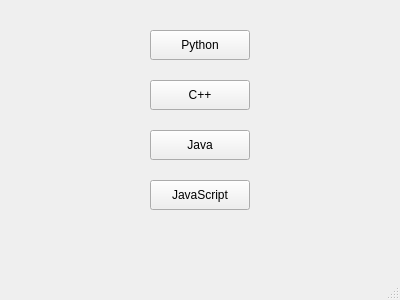
<?xml version="1.0" encoding="UTF-8"?>
<ui version="4.0">
 <class>AdminCourses</class>
 <widget class="QMainWindow" name="AdminCourses">
  <property name="geometry">
   <rect><x>0</x><y>0</y><width>400</width><height>300</height></rect>
  </property>
  <property name="windowTitle">
   <string>Admin - Courses</string>
  </property>
  <widget class="QWidget" name="centralwidget">
   <widget class="QPushButton" name="btn_python">
    <property name="geometry"><rect><x>150</x><y>30</y><width>100</width><height>30</height></rect></property>
    <property name="text"><string>Python</string></property>
   </widget>
   <widget class="QPushButton" name="btn_cpp">
    <property name="geometry"><rect><x>150</x><y>80</y><width>100</width><height>30</height></rect></property>
    <property name="text"><string>C++</string></property>
   </widget>
   <widget class="QPushButton" name="btn_java">
    <property name="geometry"><rect><x>150</x><y>130</y><width>100</width><height>30</height></rect></property>
    <property name="text"><string>Java</string></property>
   </widget>
   <widget class="QPushButton" name="btn_js">
    <property name="geometry"><rect><x>150</x><y>180</y><width>100</width><height>30</height></rect></property>
    <property name="text"><string>JavaScript</string></property>
   </widget>
  </widget>
  <widget class="QMenuBar" name="menubar"/>
  <widget class="QStatusBar" name="statusbar"/>
 </widget>
 <resources/>
 <connections/>
</ui>
